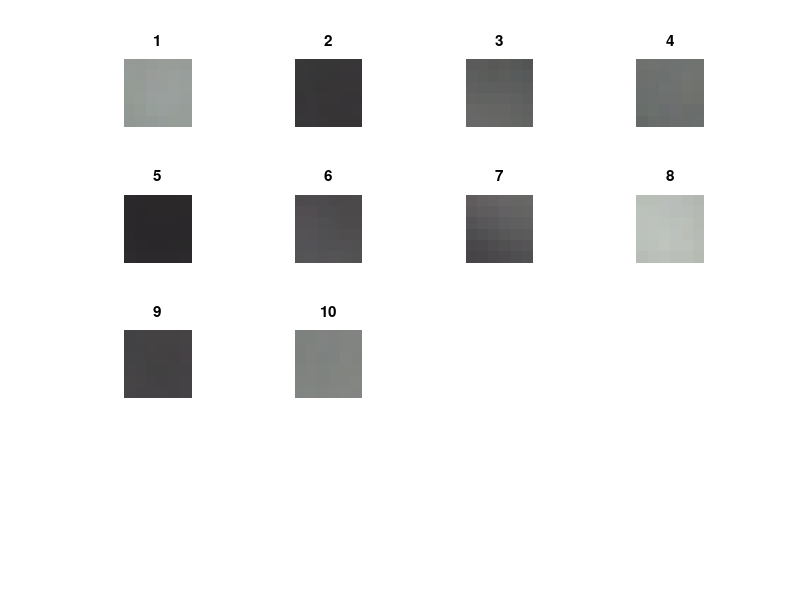

This chart was generated by the following MATLAB code:
% read YUV Dictionary
% clear; close all; clc;

% load Dictionary
% YUV_Dict = load('GoodDictionaryCyberZooPinkMat.dat');
YUV_Dict = load('Dictionary_real_mat.dat');
% YUV_Dict = load('Dictionary_big_flowers.dat');

% params
n_textons = 10; % number of visual words
patch_size = 6; % size of one patch

% extract YUV components
U_ALL = YUV_Dict(1:4:end,1);
Y1_ALL = YUV_Dict(2:4:end,1);
V_ALL = YUV_Dict(3:4:end,1);
Y2_ALL = YUV_Dict(4:4:end,1);

Dictionary = zeros(n_textons,patch_size*patch_size*3);


hh = figure();

for w = 1:n_textons
    subplot(ceil(sqrt(n_textons)), ceil(sqrt(n_textons)), w);
    
    % extract YUV per texton
    U = U_ALL((w-1)*18+1:w*18, 1);
    Y1 = Y1_ALL((w-1)*18+1:w*18, 1);
    V = V_ALL((w-1)*18+1:w*18, 1);
    Y2 = Y2_ALL((w-1)*18+1:w*18, 1);
    
    % conversion
    R1 = Y1 + 1.4022 .* (V - 128);
    G1 = Y1 - 0.3456 .* (U - 128) - (0.7145 .* (V - 128));
    B1 = Y1 + 1.7710 .* (U - 128);
    R2 = Y2 + 1.4022 .* (V - 128);
    G2 = Y2 - 0.3456 .* (U - 128) - (0.7145 .* (V - 128));
    B2 = Y2 + 1.7710 .* (U - 128);
    
    R = zeros(patch_size,patch_size);
    G = zeros(patch_size,patch_size);
    B = zeros(patch_size,patch_size);
    R(:,1:2:end) = reshape(R1,3,6)';
    R(:,2:2:end) = reshape(R2,3,6)';
    G(:,1:2:end) = reshape(G1,3,6)';
    G(:,2:2:end) = reshape(G2,3,6)';
    B(:,1:2:end) = reshape(B1,3,6)';
    B(:,2:2:end) = reshape(B2,3,6)';
    
    % clip the values into range [0, 255]
    R = max(0, min(R, 255));
    G = max(0, min(G, 255));
    B = max(0, min(B, 255));
    % R = min(max(R, 0),255);
    % G = min(max(G, 0),255);
    % B = min(max(B, 0),255);

    % form bgr image
    R_norm = R./255;
    G_norm = G./255;
    B_norm = B./255;
    rgbimg (:,:,1) = B_norm;
    rgbimg (:,:,2) = G_norm;
    rgbimg (:,:,3) = R_norm;
    
    Dictionary(w,1:patch_size*patch_size) = reshape(rgbimg(:,:,1)',1,36);
    Dictionary(w,patch_size*patch_size+1:patch_size*patch_size*2) = reshape(rgbimg(:,:,2)',1,36);
    Dictionary(w,patch_size*patch_size*2+1:patch_size*patch_size*3) = reshape(rgbimg(:,:,3)',1,36);
    
    imshow(rgbimg);
    title(num2str(w))
end

% save dictionary_visualwords2_rgb.mat Dictionary